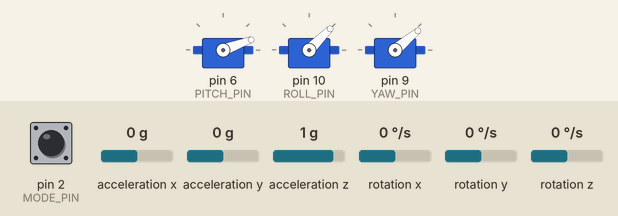
This program was run on a simulated Arduino Uno, built with avr-gcc and run on an emulated ATmega328P. Parts: 3 × servo. The test bench sets the inputs (shaded band); at power-on: acceleration x 0 g, acceleration y 0 g, acceleration z 1 g, rotation z 0 °/s, pin 2 (MODE_PIN) LOW, rotation x 0 °/s, rotation y 0 °/s. Storage starts empty; what the program prints to the serial monitor is not drawn.

Above: at 4.2 s.
4.3 s: acceleration x set to 0.8 g
At 6.7 s:
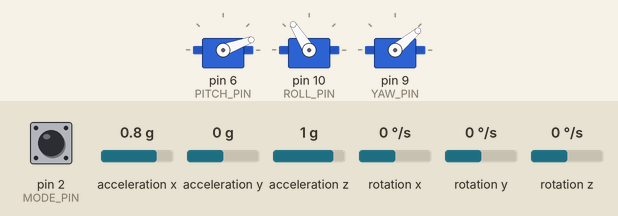
7.3 s: acceleration y set to -1.4 g
10.3 s: acceleration z set to -0.8 g
At 11.4 s:
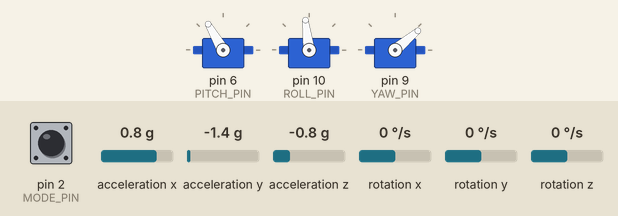
12.1 s: rotation z set to 100 °/s
At 13.0 s:
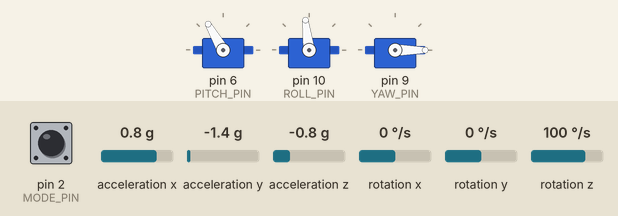
14.1 s: acceleration x set to -0.1 g
17.1 s: acceleration y set to -0.8 g
At 18.4 s:
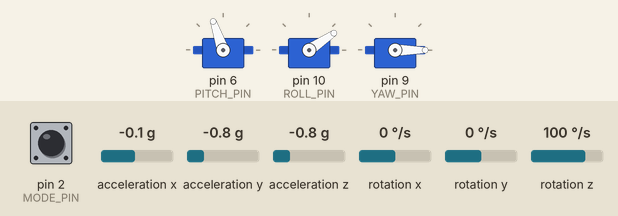
Timing chart, 0 to 20.1 s (numbered marks = the images above; inputs shaded):
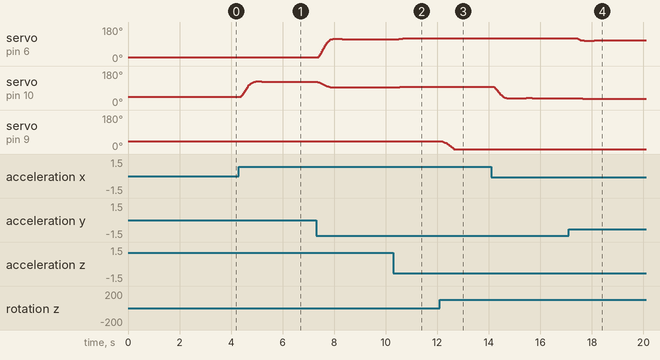

Measured:
- after the input at 4.3 s, servo on pin 10 (ROLL_PIN): rises from 45° to 125° in 0.56 s, then falls to 122° in 0.45 s
- after the input at 10.3 s, servo on pin 6 (PITCH_PIN): 115° → 116° after 0.13 s, → 118° 0.07 s later, → 120° 0.11 s later; servo on pin 10 (ROLL_PIN): 94° → 95° after 0.09 s, → 96° 0.15 s later, → 97° 0.15 s later
- after the input at 12.1 s, servo on pin 9 (YAW_PIN): moves from 40° to 0° over 0.42 s, starting after 0.12 s
- after the input at 17.1 s, servo on pin 6 (PITCH_PIN): 120° → 109° after 0.34 s, → 108° 0.27 s later, → 109° 0.38 s later; servo on pin 10 (ROLL_PIN): 37° → 36° after 0.19 s, → 35° 0.11 s later, → 34° 0.23 s later

The program:

main.cpp
```cpp
#include <Arduino.h>
#include <Wire.h>
#include <SPI.h>
#include <SdFat.h>
#include <MPU6050_light.h>
#include <Servo.h>

/*
This sketch is split into small modules for sensing, filtering, servo control,
mode handling, and logging.
*/

// Pin assignments for the hardware connections.
// SD Card pin
constexpr uint8_t SD_CS = 4;
// Mode control pin from RC/receiver PWM input
constexpr uint8_t MODE_PIN = 2;
// Servo pins
constexpr uint8_t PITCH_PIN = 6;
constexpr uint8_t ROLL_PIN = 10;
constexpr uint8_t YAW_PIN = 9;

// IMU state and raw sensor values.
MPU6050 mpu(Wire);
constexpr float G_MPS2 = 9.81f;

float rawAx, rawAy, rawAz;
float rawGx, rawGy, rawGz;
float rawAngx, rawAngy, rawAngz;

float ax, ay, az;
float gx, gy, gz;
float angx, angy, angz;

// Filter settings and shared low-pass filters for each sensor axis.
constexpr float MPU_FILTER_Q = 0.7071f;
constexpr float ANGLE_FILTER_CUTOFF_HZ = 12.0f;
constexpr float GYRO_FILTER_CUTOFF_HZ = 18.0f;
constexpr float ACCEL_FILTER_CUTOFF_HZ = 15.0f;

constexpr uint32_t MODE_PULSE_TIMEOUT_US = 25000UL;
constexpr uint16_t MODE_STABILISING_THRESHOLD_US = 1500;

enum class GimbalMode : uint8_t
{
  Locked,
  Stabilising
};

// Simple biquad low-pass filter used by the sensor processing module.
struct BiquadLowPass
{
  float b0 = 0.0f;
  float b1 = 0.0f;
  float b2 = 0.0f;
  float a1 = 0.0f;
  float a2 = 0.0f;
  float x1 = 0.0f;
  float x2 = 0.0f;
  float y1 = 0.0f;
  float y2 = 0.0f;
  float cutoffHz = 0.0f;
  float q = MPU_FILTER_Q;
  float sampleRateHz = 200.0f;
  bool configured = false;

  void configure(float newCutoffHz, float newSampleRateHz, float newQ)
  {
    if (newCutoffHz <= 0.0f || newSampleRateHz <= 0.0f || newQ <= 0.0f)
      return;

    cutoffHz = newCutoffHz;
    sampleRateHz = newSampleRateHz;
    q = newQ;

    const float w0 = 2.0f * PI * cutoffHz / sampleRateHz;
    const float cosW0 = cosf(w0);
    const float sinW0 = sinf(w0);
    const float alpha = sinW0 / (2.0f * q);
    const float a0 = 1.0f + alpha;

    b0 = ((1.0f - cosW0) * 0.5f) / a0;
    b1 = (1.0f - cosW0) / a0;
    b2 = ((1.0f - cosW0) * 0.5f) / a0;
    a1 = (-2.0f * cosW0) / a0;
    a2 = (1.0f - alpha) / a0;
    configured = true;
  }

  void reset(float value)
  {
    x1 = value;
    x2 = value;
    y1 = value;
    y2 = value;
  }

  float update(float input, float dtSeconds)
  {
    if (dtSeconds <= 0.0f)
      return input;

    const float currentFs = 1.0f / dtSeconds;
    if (!configured || fabsf(currentFs - sampleRateHz) > sampleRateHz * 0.05f)
      configure(cutoffHz > 0.0f ? cutoffHz : 1.0f, currentFs, q > 0.0f ? q : MPU_FILTER_Q);

    const float output = b0 * input + b1 * x1 + b2 * x2 - a1 * y1 - a2 * y2;
    x2 = x1;
    x1 = input;
    y2 = y1;
    y1 = output;
    return output;
  }
};

BiquadLowPass angleXFilter;
BiquadLowPass angleYFilter;
BiquadLowPass angleZFilter;
BiquadLowPass accelXFilter;
BiquadLowPass accelYFilter;
BiquadLowPass accelZFilter;
BiquadLowPass gyroXFilter;
BiquadLowPass gyroYFilter;
BiquadLowPass gyroZFilter;

// Servo center positions and rate limits.
constexpr float PITCH_CENTRE = 20.0f;
constexpr float ROLL_CENTRE = 45.0f;
constexpr float YAW_CENTRE = 40.0f;
constexpr float MAX_STEP = 180.0f;

// Servo angle limits to keep the gimbal inside a safe range.
constexpr float PITCH_MIN = 0.0f;      // prevent forward tilt beyond this
constexpr float PITCH_MAX = 120.0f;     // prevent backward tilt beyond this
constexpr float ROLL_MIN = 0.0f;      // prevent left roll beyond this
constexpr float ROLL_MAX = 180.0f;     // prevent right roll beyond this
constexpr float YAW_MIN = 0.0f;        // prevent left yaw beyond this
constexpr float YAW_MAX = 180.0f;      // prevent right yaw beyond this

// Control gains for the stabilization response.
constexpr float PITCH_GAIN = 2.0f;
constexpr float ROLL_GAIN = 2.0f;
constexpr float YAW_GAIN = 1.2f;
// Damping from gyro rate feedback.
constexpr float PITCH_DAMP = 0.05f;
constexpr float ROLL_DAMP = 0.05f;
constexpr float YAW_DAMP = 0.05f;
// Deadbands to ignore small noise around zero.
constexpr float DEADBAND = 1.0f;
constexpr float GYRO_DEADBAND = 10.0f;

// Servo objects and current output positions.
Servo servo_pitch, servo_roll, servo_yaw;
float lastPitchPos, lastRollPos, lastYawPos;
float lockedPitchPos = PITCH_CENTRE;
float lockedRollPos = ROLL_CENTRE;
float lockedYawPos = YAW_CENTRE;

// Startup settling state for the IMU and filters.
bool mpuSettled = false;
constexpr float SETTLE_THRESHOLD = 1.0f;
constexpr uint8_t SETTLE_COUNT = 50; // Wraps above 255, do not increase above 255
uint8_t stableReadings = 0;
bool filtersJustReset = false;
uint32_t lastFilterUpdateUs = 0;
GimbalMode gimbalMode = GimbalMode::Stabilising;
GimbalMode lastGimbalMode = GimbalMode::Stabilising;
uint32_t lastModeReadMs = 0;

// Read the current gimbal mode from the PWM control input.
GimbalMode readGimbalMode()
{
  const uint32_t nowMs = millis();
  if (nowMs - lastModeReadMs < 20)
    return gimbalMode;

  lastModeReadMs = nowMs;
  const unsigned long pulseWidthUs = pulseIn(MODE_PIN, HIGH, MODE_PULSE_TIMEOUT_US);
  if (pulseWidthUs == 0)
    return GimbalMode::Stabilising;

  return (pulseWidthUs >= MODE_STABILISING_THRESHOLD_US) ? GimbalMode::Stabilising : GimbalMode::Locked;
}

// Update mode state and reset filters when re-entering stabilisation.
void handleModeTransition(GimbalMode newMode)
{
  if (newMode == gimbalMode)
    return;

  lastGimbalMode = gimbalMode;
  gimbalMode = newMode;

  if (gimbalMode == GimbalMode::Stabilising)
  {
    angleXFilter.reset(rawAngx);
    angleYFilter.reset(rawAngy);
    angleZFilter.reset(rawAngz);
    accelXFilter.reset(rawAx);
    accelYFilter.reset(rawAy);
    accelZFilter.reset(rawAz);
    gyroXFilter.reset(rawGx);
    gyroYFilter.reset(rawGy);
    gyroZFilter.reset(rawGz);

    angx = rawAngx;
    angy = rawAngy;
    angz = rawAngz;
    ax = rawAx;
    ay = rawAy;
    az = rawAz;
    gx = rawGx;
    gy = rawGy;
    gz = rawGz;

    lastFilterUpdateUs = micros();
    filtersJustReset = true;
  }

  Serial.print(F("Gimbal mode: "));
  Serial.println(gimbalMode == GimbalMode::Stabilising ? F("stabilising") : F("locked"));
}

// SD logging state and timing.
SdFat sd;
SdFile logFile;
constexpr uint16_t LOG_HZ = 50;
constexpr uint32_t LOG_PERIOD_MS = 1000UL / LOG_HZ;
constexpr uint32_t FLUSH_EVERY_MS = 1000;
uint32_t lastLogMs = 0;
uint32_t lastFlushMs = 0;
bool sdReady = false;

// Wait for the IMU to settle before enabling normal control.
bool mpuSettling()
{
  if (mpuSettled)
    return false;

  if (fabsf(rawAngx) < SETTLE_THRESHOLD &&
      fabsf(rawAngy) < SETTLE_THRESHOLD &&
      fabsf(rawAngz) < SETTLE_THRESHOLD)
  {
    if (++stableReadings >= SETTLE_COUNT)
    {
      mpuSettled = true;
      mpu.calcOffsets();

      angleXFilter.reset(rawAngx);
      angleYFilter.reset(rawAngy);
      angleZFilter.reset(rawAngz);
      accelXFilter.reset(rawAx);
      accelYFilter.reset(rawAy);
      accelZFilter.reset(rawAz);
      gyroXFilter.reset(rawGx);
      gyroYFilter.reset(rawGy);
      gyroZFilter.reset(rawGz);

      angx = rawAngx;
      angy = rawAngy;
      angz = rawAngz;
      ax = rawAx;
      ay = rawAy;
      az = rawAz;
      gx = rawGx;
      gy = rawGy;
      gz = rawGz;

      lastPitchPos = constrain(PITCH_CENTRE - angx * PITCH_GAIN, PITCH_MIN, PITCH_MAX);
      lastRollPos = constrain(ROLL_CENTRE - angy * ROLL_GAIN, ROLL_MIN, ROLL_MAX);
      lastYawPos = constrain(YAW_CENTRE - angz * YAW_GAIN, YAW_MIN, YAW_MAX);
      filtersJustReset = true;
      lastFilterUpdateUs = micros();
      Serial.println(F("MPU settled"));
      return false;
    }
  }
  else
  {
    stableReadings = 0;
  }
  return true;
}

// Update filtered sensor outputs using the current time step.
void updateMpuFilters(uint32_t nowUs)
{
  if (lastFilterUpdateUs == 0)
  {
    lastFilterUpdateUs = nowUs;
    return;
  }

  const float dtSeconds = (nowUs - lastFilterUpdateUs) * 1.0e-6f;
  lastFilterUpdateUs = nowUs;

  angx = angleXFilter.update(rawAngx, dtSeconds);
  angy = angleYFilter.update(rawAngy, dtSeconds);
  angz = angleZFilter.update(rawAngz, dtSeconds);
  ax = accelXFilter.update(rawAx, dtSeconds);
  ay = accelYFilter.update(rawAy, dtSeconds);
  az = accelZFilter.update(rawAz, dtSeconds);
  gx = gyroXFilter.update(rawGx, dtSeconds);
  gy = gyroYFilter.update(rawGy, dtSeconds);
  gz = gyroZFilter.update(rawGz, dtSeconds);
}

// Return zero for small values so noise does not drive the servos.
static inline float deadband(float v, float db)
{
  return (fabsf(v) < db) ? 0.0f : v;
}

// Convert filtered IMU data into stabilizing servo commands.
void filterAndActuate()
{
  const float ep = deadband(angx, DEADBAND);
  const float er = deadband(angy, DEADBAND);
  const float ey = deadband(angz, DEADBAND);
  const float dg = deadband(gx, GYRO_DEADBAND);
  const float dr = deadband(gy, GYRO_DEADBAND);
  const float dy = deadband(gz, GYRO_DEADBAND);

  float pPos = constrain(PITCH_CENTRE - ep * PITCH_GAIN - dg * PITCH_DAMP, PITCH_MIN, PITCH_MAX);
  float rPos = constrain(ROLL_CENTRE - er * ROLL_GAIN - dr * ROLL_DAMP, ROLL_MIN, ROLL_MAX);
  float yPos = constrain(YAW_CENTRE - ey * YAW_GAIN - dy * YAW_DAMP, YAW_MIN, YAW_MAX);

  // Rate-limit
  lastPitchPos += constrain(pPos - lastPitchPos, -MAX_STEP, MAX_STEP);
  lastRollPos += constrain(rPos - lastRollPos, -MAX_STEP, MAX_STEP);
  lastYawPos += constrain(yPos - lastYawPos, -MAX_STEP, MAX_STEP);

  servo_yaw.write((int)lastYawPos);
  servo_roll.write((int)lastRollPos);
  servo_pitch.write((int)lastPitchPos);
}

// Hold the servos at the stored locked position.
void holdLockedPosition()
{
  lastPitchPos += constrain(lockedPitchPos - lastPitchPos, -MAX_STEP, MAX_STEP);
  lastRollPos += constrain(lockedRollPos - lastRollPos, -MAX_STEP, MAX_STEP);
  lastYawPos += constrain(lockedYawPos - lastYawPos, -MAX_STEP, MAX_STEP);

  servo_yaw.write((int)lastYawPos);
  servo_roll.write((int)lastRollPos);
  servo_pitch.write((int)lastPitchPos);
}

// Initialize hardware, sensors, filters, servos, and logging.
void setup()
{

  pinMode(MODE_PIN, INPUT);

  Wire.begin();
  Wire.setClock(400000UL); // Fast-mode I²C — MPU6050 supports it

  Serial.begin(115200);
  Serial.println(F("Arduino Ready. Connecting to MPU..."));

  // ======== MPU Setup ========
  Serial.println(F("Init MPU"));
  if (mpu.begin() != 0)
  {
    Serial.println(F("MPU fail"));
    while (1)
      ;
  }
  mpu.calcOffsets();

  // ======== Servo setup ========

  // Attaching servos to pins
  servo_pitch.attach(PITCH_PIN);
  servo_roll.attach(ROLL_PIN);
  servo_yaw.attach(YAW_PIN);

  lastPitchPos = PITCH_CENTRE;
  lastRollPos = ROLL_CENTRE;
  lastYawPos = YAW_CENTRE;
  lastFilterUpdateUs = micros();

  // Center servos on startup
  servo_pitch.write(PITCH_CENTRE);
  servo_roll.write(ROLL_CENTRE);
  servo_yaw.write(YAW_CENTRE);
  lockedPitchPos = PITCH_CENTRE;
  lockedRollPos = ROLL_CENTRE;
  lockedYawPos = YAW_CENTRE;
  delay(1000);

  // ======== SD Card setup ========
  if (sd.begin(SD_CS))
  {
    logFile.open("log.csv", O_WRITE | O_CREAT | O_AT_END);
    sdReady = logFile.isOpen();
  }
  if (!sdReady)
    Serial.println(F("SD failed — logging disabled"));

  if (sdReady && logFile.fileSize() == 0)
  {
    logFile.println(F("t_ms,f_ax_mps2,f_ay_mps2,f_az_mps2,f_gx_rps,f_gy_rps,f_gz_rps"));
    logFile.flush();
  }

  lastLogMs = millis();
  lastFlushMs = lastLogMs;

  delay(1000);
}

// Main control loop that reads sensors, updates mode, drives servos, and logs data.
void loop()
{
  uint32_t now = millis();
  mpu.update();
  rawAngx = mpu.getAngleX();
  rawAngy = mpu.getAngleY();
  rawAngz = mpu.getAngleZ();
  rawAx = mpu.getAccX() * G_MPS2;
  rawAy = mpu.getAccY() * G_MPS2;
  rawAz = mpu.getAccZ() * G_MPS2;
  rawGx = mpu.getGyroX();
  rawGy = mpu.getGyroY();
  rawGz = mpu.getGyroZ();

  if (mpuSettling())
    return; // No data gathered until settled

  handleModeTransition(readGimbalMode());

  updateMpuFilters(micros());

  if (gimbalMode == GimbalMode::Stabilising)
  {
    if (filtersJustReset)
    {
      filtersJustReset = false;
    }
    else
    {
      filterAndActuate(); // Filters all MPU readings and writes to servos
    }
  }
  else
  {
    holdLockedPosition();
  }

  // ---- Logging (rate-limited) ----
  if (now - lastLogMs >= LOG_PERIOD_MS)
  {
    lastLogMs += LOG_PERIOD_MS;

    // Write post-filter MPU outputs to SD without snprintf (saves ~128 bytes RAM + ~1.5 KB flash)
    if (sdReady)
    {
      const float filteredAx = ax;
      const float filteredAy = ay;
      const float filteredAz = az;
      const float filteredGx = gx;
      const float filteredGy = gy;
      const float filteredGz = gz;

      logFile.print(now);
      logFile.print(',');
      logFile.print(filteredAx, 3);
      logFile.print(',');
      logFile.print(filteredAy, 3);
      logFile.print(',');
      logFile.print(filteredAz, 3);
      logFile.print(',');
      logFile.print(filteredGx, 3);
      logFile.print(',');
      logFile.print(filteredGy, 3);
      logFile.print(',');
      logFile.println(filteredGz, 3);
    }
  }

  if (sdReady && now - lastFlushMs >= FLUSH_EVERY_MS)
  {
    lastFlushMs = now;
    logFile.flush();
  }

  // ---- Teleplot (rate-limited to avoid flooding serial) ----
  // Outputs every 5 ms (~200 Hz)
  static uint32_t lastTeleMs = 0;
  if (now - lastTeleMs >= 5)
  {
    lastTeleMs = now;
    Serial.print(F(">Pitch:"));
    Serial.println(angx, 1);
    Serial.print(F(">Roll:"));
    Serial.println(angy, 1);
    Serial.print(F(">Yaw:"));
    Serial.println(angz, 1);
    Serial.print(F(">SP:"));
    Serial.println(-(lastPitchPos - PITCH_CENTRE), 1);
    Serial.print(F(">SR:"));
    Serial.println(-(lastRollPos - ROLL_CENTRE), 1);
    Serial.print(F(">SY:"));
    Serial.println(-(lastYawPos - YAW_CENTRE), 1);
  }
}
```
